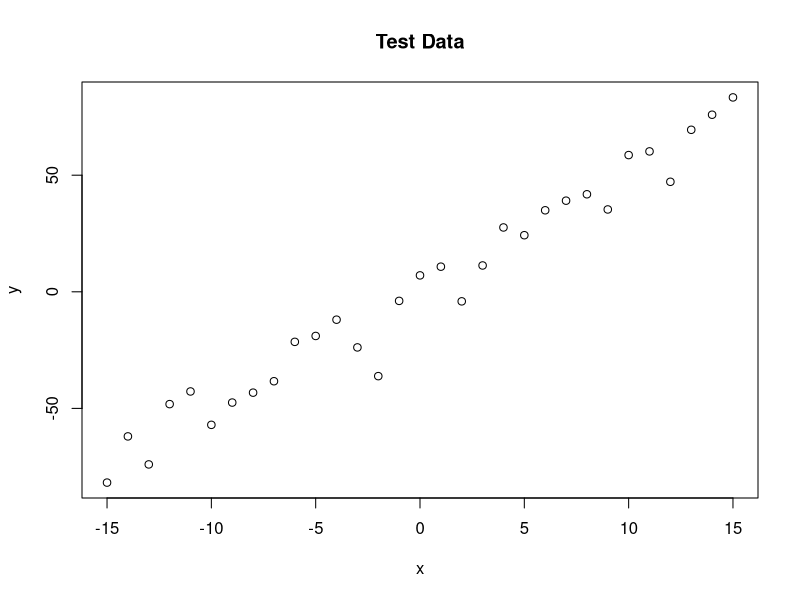
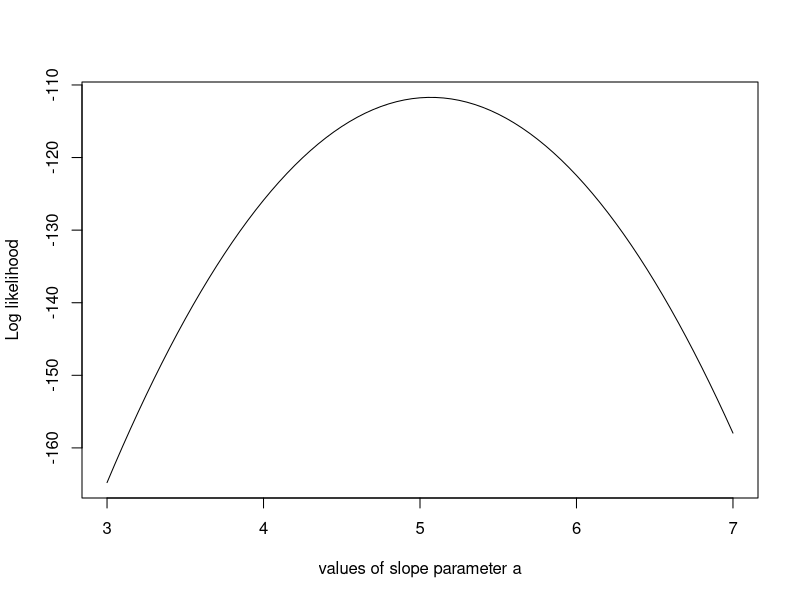
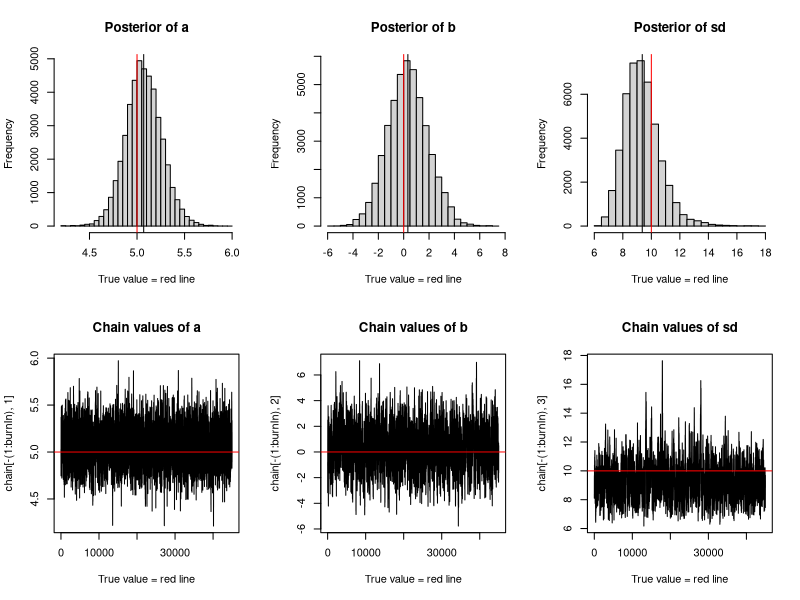

R code for these plots, in order:
dev.off()
rm(list=ls())
trueA <- 5
trueB <- 0
trueSd <- 10
sampleSize <- 31

# create independent x-values 
x <- (-(sampleSize-1)/2):((sampleSize-1)/2)
# create dependent values according to ax + b + N(0,sd)
y <-  trueA * x + trueB + rnorm(n=sampleSize,mean=0,sd=trueSd)

plot(x,y, main="Test Data")


likelihood <- function(param){
  a = param[1]
  b = param[2]
  sd = param[3]
  
  pred = a*x + b
  singlelikelihoods = dnorm(y, mean = pred, sd = sd, log = T)
  sumll = sum(singlelikelihoods)
  return(sumll)   
}

# Example: plot the likelihood profile of the slope a
slopevalues <- function(x){return(likelihood(c(x, trueB, trueSd)))}
slopelikelihoods <- lapply(seq(3, 7, by=.05), slopevalues )

plot (seq(3, 7, by=.05), slopelikelihoods , type="l", xlab = "values of slope parameter a", ylab = "Log likelihood")


# Prior distribution
prior <- function(param){
  a = param[1]
  b = param[2]
  sd = param[3]
  aprior = dunif(a, min=0, max=10, log = T)
  bprior = dnorm(b, sd = 5, log = T)
  sdprior = dunif(sd, min=0, max=30, log = T)
  return(aprior+bprior+sdprior)
}


posterior <- function(param){
  return (likelihood(param) + prior(param))
}

proposalfunction <- function(param){
  return(rnorm(3,mean = param, sd= c(0.1,0.5,0.3)))
}

run_metropolis_MCMC <- function(startvalue, iterations){
  chain = array(dim = c(iterations+1,3))
  chain[1,] = startvalue
  for (i in 1:iterations){
    proposal = proposalfunction(chain[i,])
    
    probab = exp(posterior(proposal) - posterior(chain[i,]))
    if (runif(1) < probab){
      chain[i+1,] = proposal
    }else{
      chain[i+1,] = chain[i,]
    }
  }
  return(chain)
}

startvalue = c(4,0,10)
chain = run_metropolis_MCMC(startvalue, 50000)

burnIn = 5000
acceptance = 1-mean(duplicated(chain[-(1:burnIn),]))

par(mfrow = c(2,3))
hist(chain[-(1:burnIn),1],nclass=30, , main="Posterior of a", xlab="True value = red line" )
abline(v = mean(chain[-(1:burnIn),1]))
abline(v = trueA, col="red" )
hist(chain[-(1:burnIn),2],nclass=30, main="Posterior of b", xlab="True value = red line")
abline(v = mean(chain[-(1:burnIn),2]))
abline(v = trueB, col="red" )
hist(chain[-(1:burnIn),3],nclass=30, main="Posterior of sd", xlab="True value = red line")
abline(v = mean(chain[-(1:burnIn),3]) )
abline(v = trueSd, col="red" )
plot(chain[-(1:burnIn),1], type = "l", xlab="True value = red line" , main = "Chain values of a", )
abline(h = trueA, col="red" )
plot(chain[-(1:burnIn),2], type = "l", xlab="True value = red line" , main = "Chain values of b", )
abline(h = trueB, col="red" )
plot(chain[-(1:burnIn),3], type = "l", xlab="True value = red line" , main = "Chain values of sd", )
abline(h = trueSd, col="red" )

# for comparison:
summary(lm(y~x))
